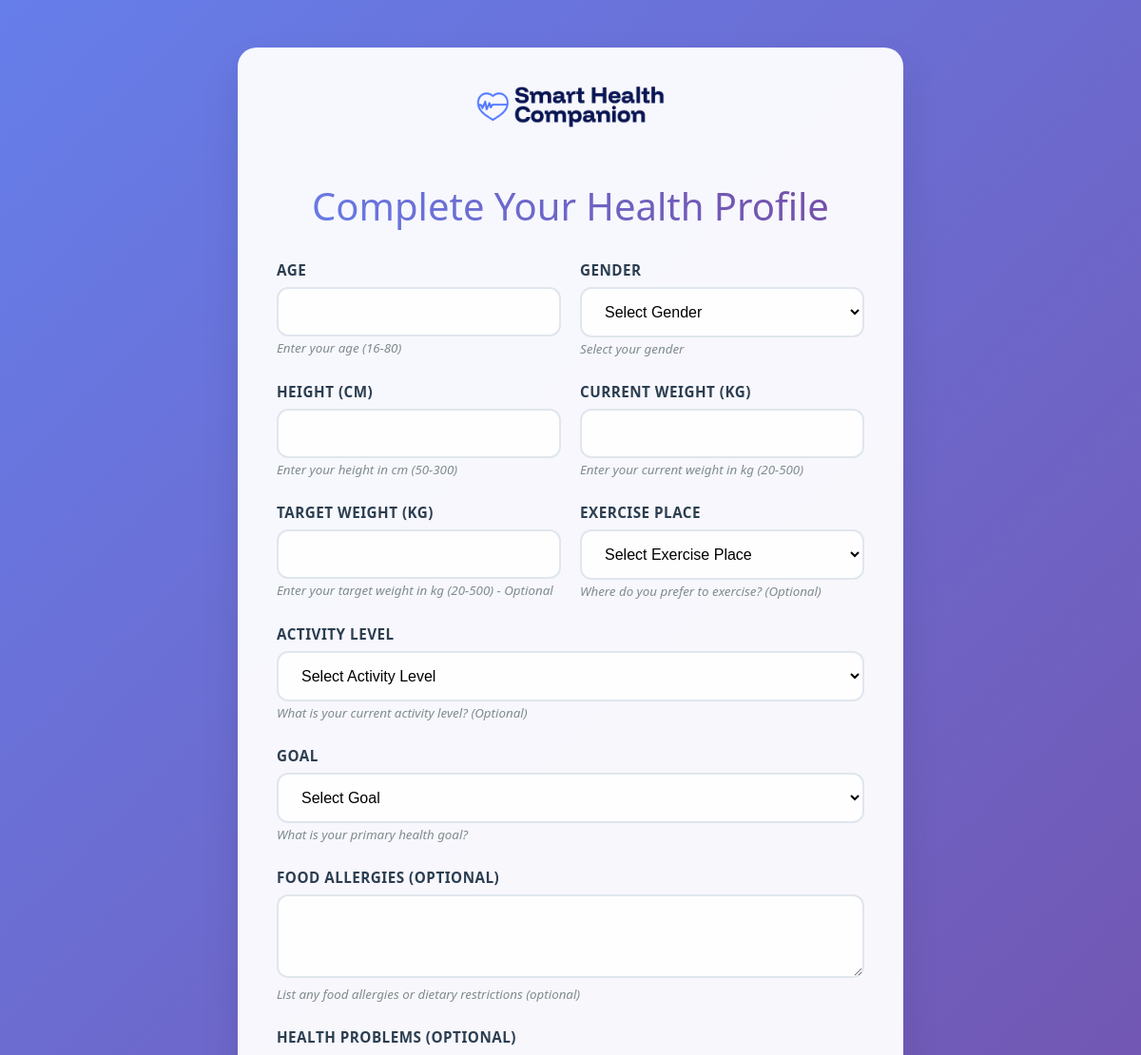
/complete-profile/ (signed in, upper part), run on an earlier commit of the app's database.
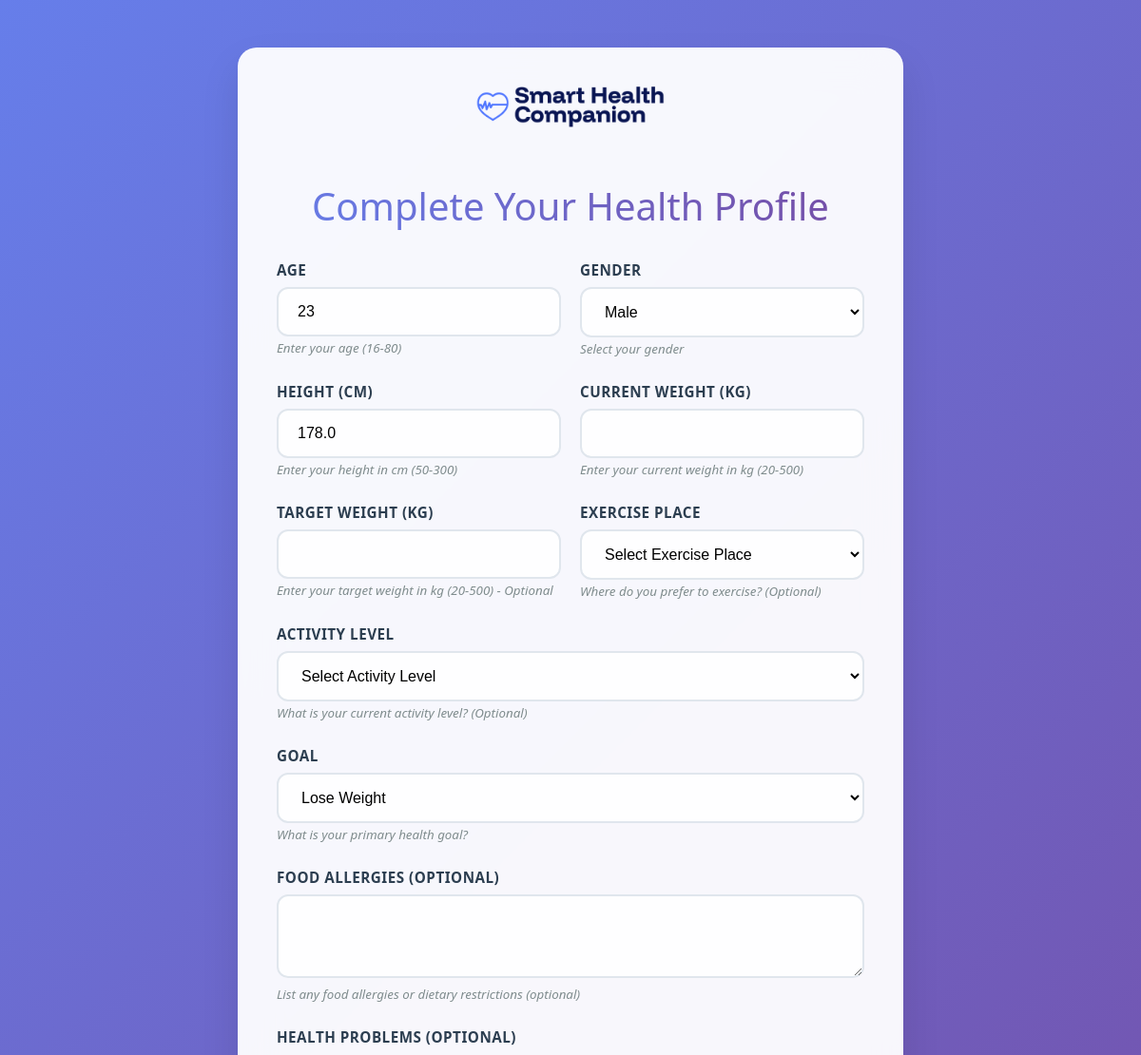
And on a later commit of the database.
### mainapp/models.py (models this page shows, shortened)
class Profile(models.Model):
    GENDER_CHOICES = [
        ('M', 'Male'),
        ('F', 'Female'),
        ('O', 'Other'),
    ]
    GOAL_CHOICES = [
        ('lose_weight', 'Lose Weight'),
        ('maintain_weight', 'Maintain Weight'),
        ('build_muscle', 'Gain Muscle'),
        ('both', 'Gain Muscle & Lose Fat'),
        ('improve_fitness', 'Improve Fitness'),
    ]
    EXERCISE_PLACE_CHOICES = [
        ('gym', 'Gym'),
        ('home', 'Home'),
        ('outdoor', 'Outdoor'),
    ]
    ACTIVITY_LEVEL_CHOICES = [
        ('sedentary', 'Sedentary – little or no exercise'),
        ('lightly_active', 'Lightly Active – light exercise 1–3 days/week'),
        ('moderately_active', 'Moderately Active – moderate exercise 3–5 days/week'),
        ('very_active', 'Very Active – hard exercise 6–7 days/week'),
        ('extra_active', 'Extra Active – intense training or physical job'),
    ]
    user = models.OneToOneField(User, on_delete=models.CASCADE, related_name='profile')
    age = models.IntegerField(null=True, blank=True)
    height = models.FloatField(null=True, blank=True)
    current_weight = models.FloatField(null=True, blank=True, help_text='Current weight in kg')
    target_weight = models.FloatField(null=True, blank=True, help_text='Target weight in kg')
    gender = models.CharField(max_length=1, choices=GENDER_CHOICES, null=True, blank=True)
    food_allergies = models.TextField(max_length=500, blank=True, null=True)
    goal = models.CharField(max_length=20, choices=GOAL_CHOICES, null=True, blank=True)
    exercise_place = models.CharField(max_length=10, choices=EXERCISE_PLACE_CHOICES, null=True, blank=True, help_text='Preferred exercise location')
    activity_level = models.CharField(max_length=20, choices=ACTIVITY_LEVEL_CHOICES, null=True, blank=True, help_text='Your current activity level')
    health_problems = models.JSONField(default=list, blank=True, help_text='List of health problems/conditions')
    other_health_problems = models.TextField(max_length=500, blank=True, null=True,
                                             help_text='Specify other health problems not listed above')
    weight_loss_plan = models.TextField(blank=True, null=True)

### mainapp/views.py (the view)
# urls.py: path("complete-profile/", views.complete_profile_view, name="complete_profile"),
@login_required
def complete_profile_view(request):
    profile, created = request.user.profile, False
    if not hasattr(request.user, 'profile'):
        from .models import Profile
        profile = Profile.objects.create(user=request.user)
        created = True
    if request.method == "POST":
        form = ProfileForm(request.POST, instance=profile)
        if form.is_valid():
            profile = form.save()
            try:
                profile_data = {
                    'age': profile.age,
                    'height': profile.height,
                    'current_weight': profile.current_weight,
                    'target_weight': profile.target_weight,
                    'gender': profile.gender,
                    'goal': profile.goal,
                    'exercise_place': profile.exercise_place,
                    'activity_level': profile.activity_level,
                    'food_allergies': profile.food_allergies or 'None',
                    'health_problems': profile.health_problems or [],
                    'other_health_problems': profile.other_health_problems or 'None',
                    'bmi': profile.bmi
                }
                ai_service = AIPlan()
                weight_loss_plan = ai_service.generate_plan(profile_data)
                profile.weight_loss_plan = weight_loss_plan
                profile.save()
            except Exception as e:
                print(f"Error generating weight loss plan: {e}")
            return redirect("dashboard")
        else:
            return render(request, "mainapp/complete_profile.html", {
                "form": form,
                "errors": "Please correct the errors below."
            })
    else:
        form = ProfileForm(instance=profile)
    return render(request, "mainapp/complete_profile.html", {"form": form})

### mainapp/templates/mainapp/complete_profile.html (shortened to what the changed rows need)
<!DOCTYPE html>
<html>
<head>
    {% load static %}
</head>
<body>
    <div class="container">
        <h2>Complete Your Health Profile</h2>
        <form method="POST">
            <div class="form-row">
                <div class="form-group">
                    <label for="{{ form.age.id_for_label }}">{{ form.age.label }}</label>
                    {{ form.age }}
                    {% if form.age.help_text %}
                        <small style="color: #7f8c8d; font-style: italic;">{{ form.age.help_text }}</small>
                    {% endif %}
                </div>
                <div class="form-group">
                    <label for="{{ form.gender.id_for_label }}">{{ form.gender.label }}</label>
                    {{ form.gender }}
                    {% if form.gender.help_text %}
                        <small style="color: #7f8c8d; font-style: italic;">{{ form.gender.help_text }}</small>
                    {% endif %}
                </div>
            </div>
            <div class="form-row">
                <div class="form-group">
                    <label for="{{ form.height.id_for_label }}">{{ form.height.label }} (cm)</label>
                    {{ form.height }}
                    {% if form.height.help_text %}
                        <small style="color: #7f8c8d; font-style: italic;">{{ form.height.help_text }}</small>
                    {% endif %}
                </div>
                <div class="form-group">
                    <label for="{{ form.current_weight.id_for_label }}">{{ form.current_weight.label }} (kg)</label>
                    {{ form.current_weight }}
                    {% if form.current_weight.help_text %}
                        <small style="color: #7f8c8d; font-style: italic;">{{ form.current_weight.help_text }}</small>
                    {% endif %}
                </div>
            </div>
            <div class="form-row">
                <div class="form-group">
                    <label for="{{ form.target_weight.id_for_label }}">{{ form.target_weight.label }} (kg)</label>
                    {{ form.target_weight }}
                    {% if form.target_weight.help_text %}
                        <small style="color: #7f8c8d; font-style: italic;">{{ form.target_weight.help_text }}</small>
                    {% endif %}
                </div>
                <div class="form-group">
                    <label for="{{ form.exercise_place.id_for_label }}">{{ form.exercise_place.label }}</label>
                    {{ form.exercise_place }}
                    {% if form.exercise_place.help_text %}
                        <small style="color: #7f8c8d; font-style: italic;">{{ form.exercise_place.help_text }}</small>
                    {% endif %}
                </div>
            </div>
            <div class="form-group">
                <label for="{{ form.activity_level.id_for_label }}">{{ form.activity_level.label }}</label>
                {{ form.activity_level }}
                {% if form.activity_level.help_text %}
                    <small style="color: #7f8c8d; font-style: italic;">{{ form.activity_level.help_text }}</small>
                {% endif %}
            </div>
            <div class="form-group">
                <label for="{{ form.goal.id_for_label }}">{{ form.goal.label }}</label>
                {{ form.goal }}
                {% if form.goal.help_text %}
                    <small style="color: #7f8c8d; font-style: italic;">{{ form.goal.help_text }}</small>
                {% endif %}
            </div>
            <div class="form-group">
                <label for="{{ form.food_allergies.id_for_label }}">{{ form.food_allergies.label }} (Optional)</label>
                {{ form.food_allergies }}
                {% if form.food_allergies.help_text %}
                    <small style="color: #7f8c8d; font-style: italic;">{{ form.food_allergies.help_text }}</small>
                {% endif %}
            </div>
        </form>
    </div>
</body>
</html>

What changed in the data, as far as the page shows it:
changed Profile "Select Exercise Place": age (not shown) → "23"; gender "Select Gender" → "Male"; height (not shown) → "178.0"; goal "Select Goal" → "Lose Weight"
